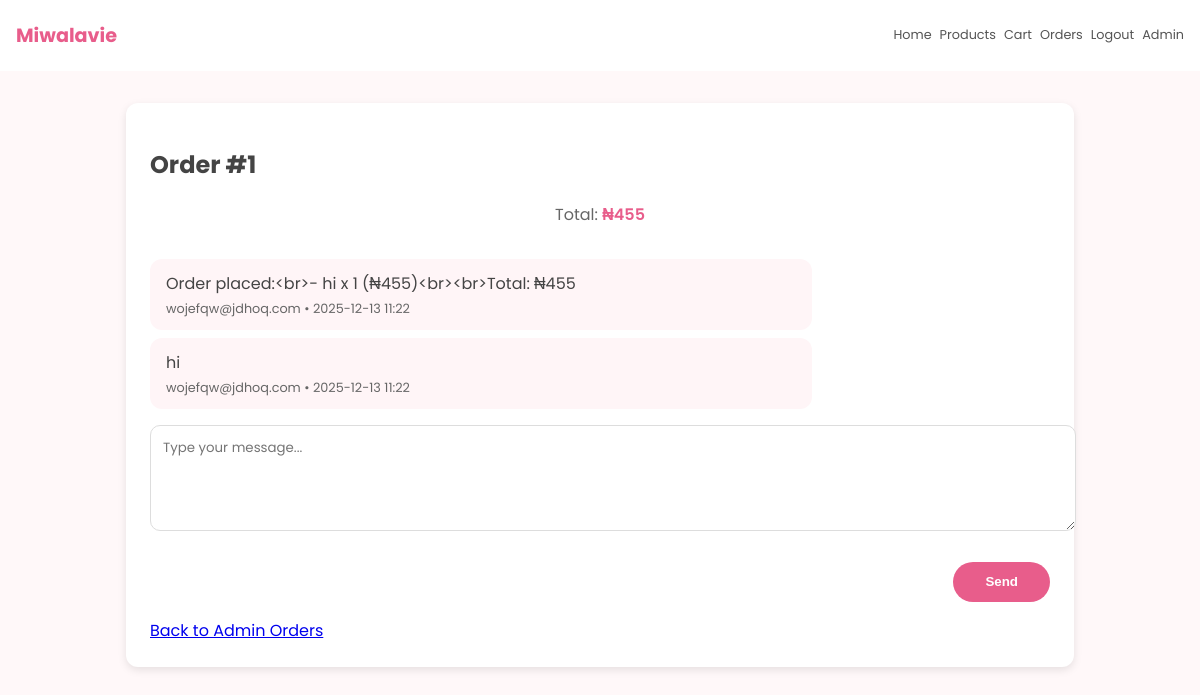
The app's page /orders/1/chat (signed in), older data.
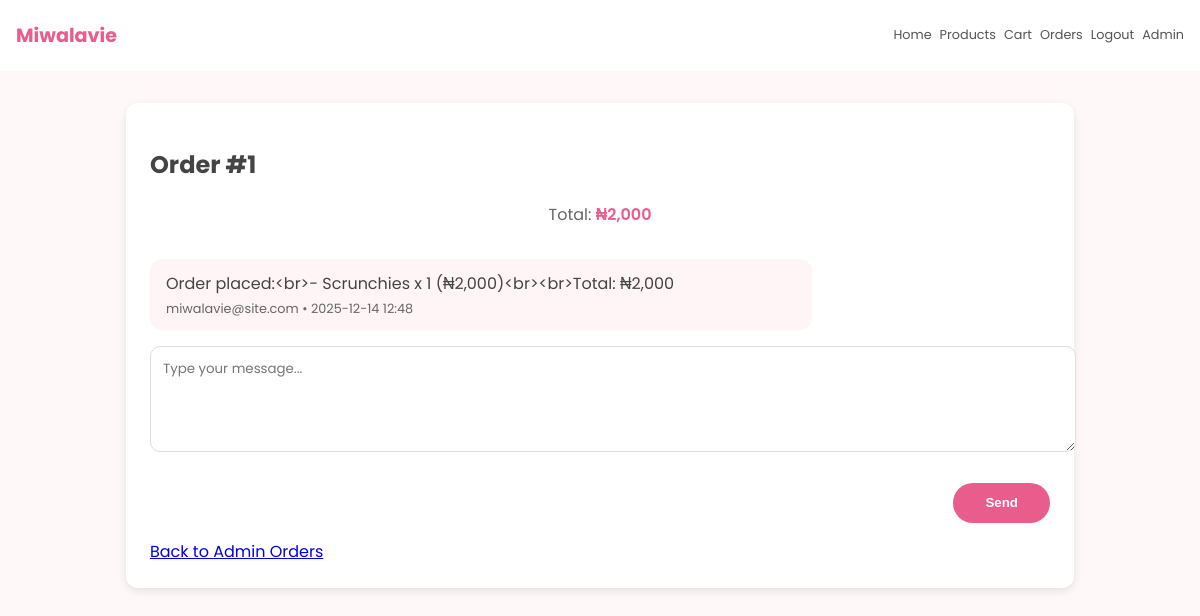
The same page, newer data.
### app/models.py (models this page shows, shortened)
class Order(db.Model):
    __tablename__ = "orders"
    id = db.Column(db.Integer, primary_key=True)
    user_id = db.Column(db.Integer, db.ForeignKey("users.id"), nullable=False, index=True)
    created_at = db.Column(db.DateTime, default=datetime.utcnow, nullable=False)
    total_ngn = db.Column(db.Integer, nullable=False, default=0)
    user = db.relationship("User", back_populates="orders")
    items = db.relationship("OrderItem", back_populates="order", cascade="all, delete-orphan")
    messages = db.relationship("OrderMessage", back_populates="order", cascade="all, delete-orphan")

class OrderMessage(db.Model):
    __tablename__ = "order_messages"
    id = db.Column(db.Integer, primary_key=True)
    order_id = db.Column(db.Integer, db.ForeignKey("orders.id"), nullable=False, index=True)
    sender_user_id = db.Column(db.Integer, db.ForeignKey("users.id"), nullable=True, index=True)
    body = db.Column(db.Text, nullable=False)
    created_at = db.Column(db.DateTime, default=datetime.utcnow, nullable=False)
    order = db.relationship("Order", back_populates="messages")
    sender = db.relationship("User")

class User(db.Model, UserMixin):
    __tablename__ = "users"
    id = db.Column(db.Integer, primary_key=True)
    email = db.Column(db.String(255), unique=True, nullable=False, index=True)
    password_hash = db.Column(db.String(255), nullable=False)
    is_admin = db.Column(db.Boolean, default=False, nullable=False)
    created_at = db.Column(db.DateTime, default=datetime.utcnow, nullable=False)
    orders = db.relationship("Order", back_populates="user", cascade="all, delete-orphan")

### app/store_routes.py (the view)
@bp.get("/orders/<int:order_id>/chat")
@login_required
def order_chat(order_id: int):
    order = db.session.get(Order, order_id)
    if not order:
        flash("Order not found.")
        return redirect(url_for("store.products"))
    if not current_user.is_admin and order.user_id != current_user.id:
        flash("Not allowed.")
        return redirect(url_for("store.products"))
    messages = (
        OrderMessage.query.filter_by(order_id=order_id)
        .order_by(OrderMessage.created_at.asc())
        .all()
    )
    return render_template(
        "chat.html",
        order=order,
        messages=messages,
        format_ngn=format_ngn,
    )

### app/auth_routes.py (called while the page is built)
@login_manager.user_loader
def load_user(user_id: str):
    try:
        return db.session.get(User, int(user_id))
    except Exception:
        return None

### app/models.py (called while the page is built)
def format_ngn(value: int) -> str:
    try:
        return f"₦{value:,.0f}"
    except Exception:
        return f"₦{value}"

### templates/chat.html (shortened to what this page needs)
{% extends "base.html" %}
{% block head %}
  <link rel="stylesheet" href="{{ url_for('static', filename='css/cart.css') }}">
{% endblock %}
{% block content %}
  <div class="chat-box">
    <h2>Order #{{ order.id }}</h2>
    <p class="note">Total: <span style="color:#e85d8b; font-weight:600;">{{ format_ngn(order.total_ngn) }}</span></p>
    <div style="margin-top: 1rem;">
      {% for m in messages %}
        {% set is_me = (m.sender_user_id == current_user.id) %}
        <div class="msg {{ 'me' if is_me else 'them' }}">
          <div>{{ m.body | e | replace('\n', '<br>') | safe }}</div>
          <div class="meta">
            {% if m.sender %}
              {{ 'You' if is_me else m.sender.email }}
            {% else %}
              Admin
            {% endif %}
            • {{ m.created_at.strftime('%Y-%m-%d %H:%M') }}
          </div>
        </div>
      {% endfor %}
    </div>
    <form method="post" action="{{ url_for('store.order_chat_post', order_id=order.id) }}" style="margin-top: 1rem;">
      <textarea name="message" placeholder="Type your message..."></textarea>
      <div style="margin-top: .5rem; text-align: right;">
        <button class="checkout-btn" type="submit">Send</button>
      </div>
    </form>
    <div style="margin-top: 1rem;">
      {% if current_user.is_admin %}
        <a href="{{ url_for('admin.orders') }}">Back to Admin Orders</a>
      {% else %}
        <a href="{{ url_for('store.my_orders') }}">Back to My Orders</a>
      {% endif %}
    </div>
  </div>
{% endblock %}

Row changes from the older to the newer data that the page shows:
removed OrderMessage: body "hi", {{ 'You' if is_me else m.sender.email }} "wojefqw@jdhoq.com", created_at "2025-12-13 11:22"
changed Order id 1: total_ngn "₦455" → "₦2,000"
changed OrderMessage: body "Order placed:<br>- hi x 1 (₦455)<br><br>Total: ₦455" → "Order placed:<br>- Scrunchies x 1 (₦2,000)<br><br>Total: ₦2,000"; created_at "2025-12-13 11:22" → "2025-12-14 12:48"
changed User: email "wojefqw@jdhoq.com" → "miwalavie@site.com"
